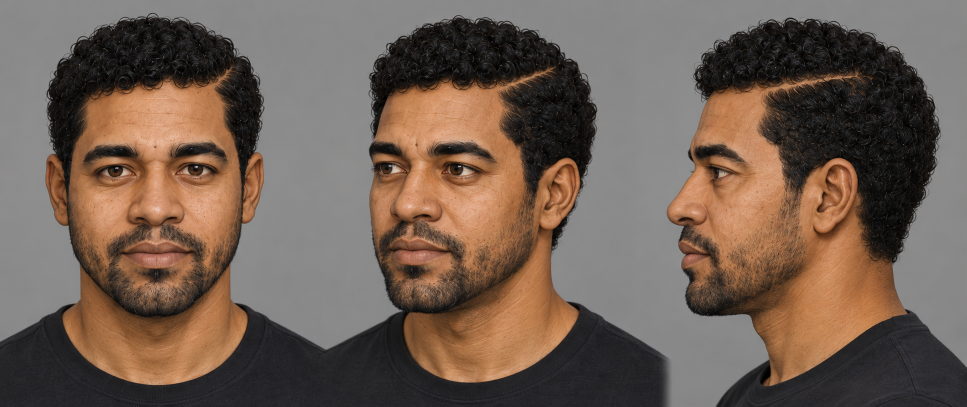
#> input picture references/derived/photoreal_facebuilder_v1/character_an_photoreal_triptych_v1.png, 1933 x 813 px, found by its file name (shown at 1/2 size)
$ python split_facebuilder_triptych.py
#> lines starting #> are read from the running program, lines starting #| are printed output that depends on the picture
"""Split the generated photoreal identity triptych into FaceBuilder views."""

from pathlib import Path

from PIL import Image


ROOT = Path("/home/ajuntanaga/Projects/Blender/Character Asset_An")
SOURCE = ROOT / "references/derived/photoreal_facebuilder_v1/character_an_photoreal_triptych_v1.png"
OUTPUT_DIR = SOURCE.parent


with Image.open(SOURCE) as image:
#> image is the input picture: PIL image 1933x813 RGB; mean R, G, B 113, 95.2, 83.7
    width, height = image.size
#> width = 1933; height = 813
    if width < 1800 or height != 813:
        raise RuntimeError(f"Unexpected triptych size: {(width, height)}")
    boundaries = (0, round(width / 3), round(2 * width / 3), width)
#> boundaries = (0, 644, 1289, 1933)
    for index, name in enumerate(("front", "three_quarter", "profile")):
        left, right = boundaries[index:index + 2]
        panel = image.crop((left, 0, right, height))
        panel.save(OUTPUT_DIR / f"character_an_{name}_v1.png")
#> this loop made 3 passes
#> pass 1, `panel = image.crop((left, 0, right, height))`:
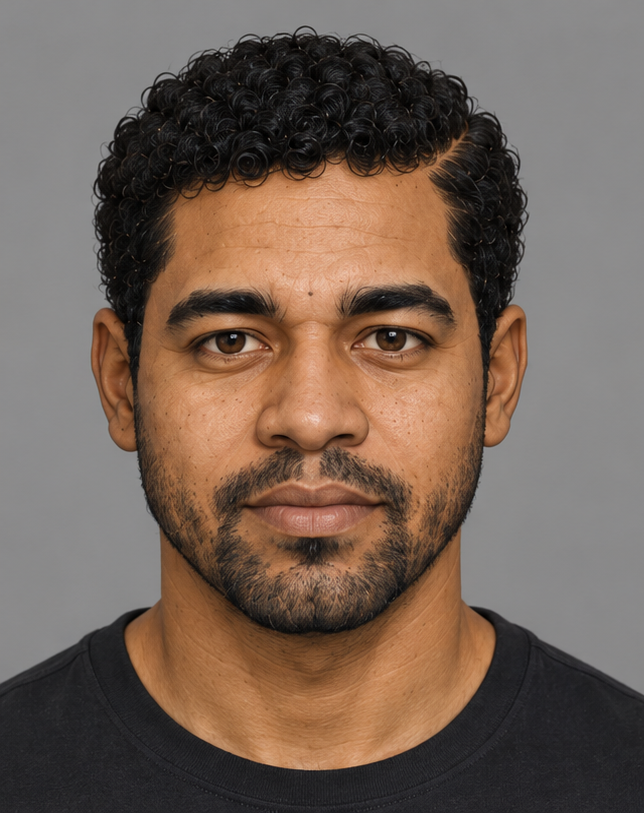
#> panel: PIL image 644x813 RGB; mean R, G, B 116.5, 98.1, 86.2
#> pass 2, `panel = image.crop((left, 0, right, height))`:
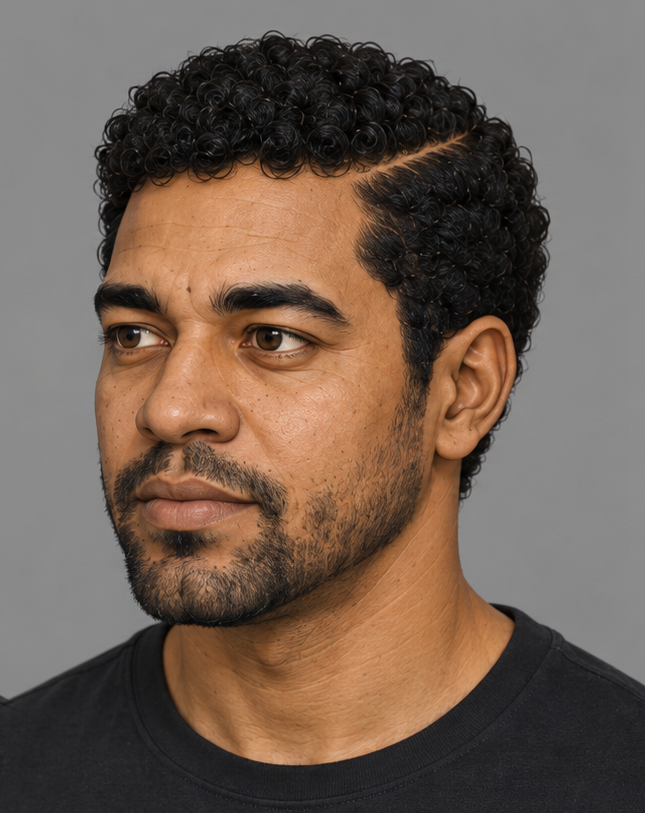
#> panel: PIL image 645x813 RGB; mean R, G, B 114, 95.7, 83.7
#> pass 3, `panel = image.crop((left, 0, right, height))`:
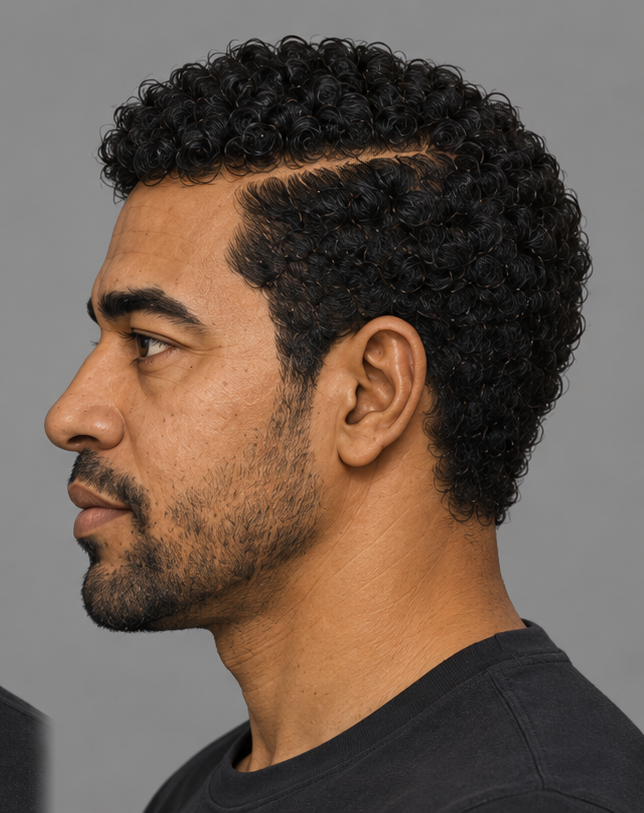
#> panel: PIL image 644x813 RGB; mean R, G, B 108.5, 91.9, 81.1

print("FACEBUILDER_TRIPTYCH_SPLIT_OK")
